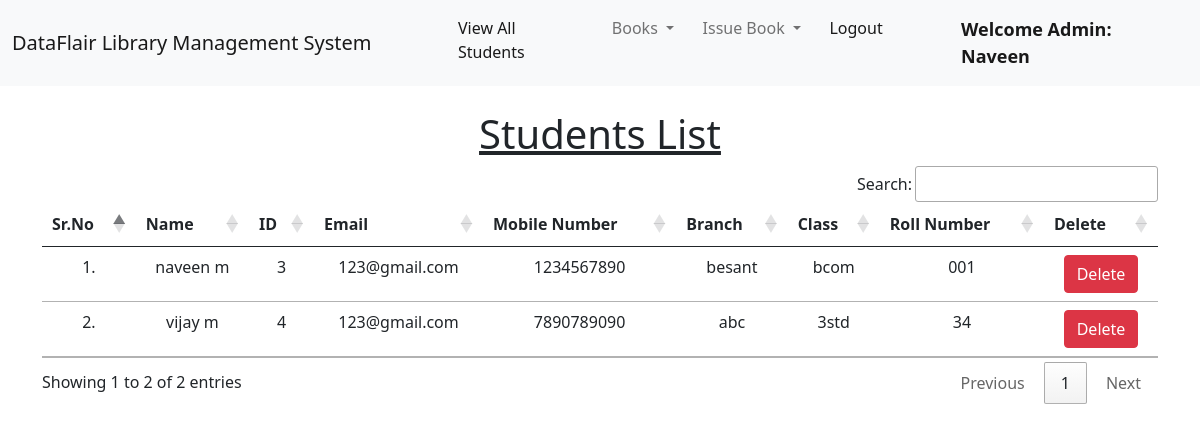
Page /view_students/ (signed in) on the committed database.
### library/models.py (models this page shows, shortened)
class Student(models.Model):
    user = models.OneToOneField(User, on_delete=models.CASCADE)
    classroom = models.CharField(max_length=10)
    branch = models.CharField(max_length=10)
    roll_no = models.CharField(max_length=3, blank=True)
    phone = models.CharField(max_length=10, blank=True)
    image = models.ImageField(upload_to="", blank=True)

### library/views.py (the view)
# urls.py: path("view_students/", views.view_students, name="view_students"),
@login_required(login_url = '/admin_login')
def view_students(request):
    students = Student.objects.all()
    return render(request, "view_students.html", {'students':students})

### library/templates/view_students.html (shortened to what this page needs)
{% extends 'admin_navbar.html' %}
{% load static %}
{% block body %}
<div class="container mt-4">
    <h1 class="text-center"><u>Students List</u></h1>
    <table class="table table-hover" id="example">
        <thead>
            <tr class="text-center">
                <th>Sr.No</th>
                <th>Name</th>
                <th>ID</th>
                <th>Email</th>
                <th>Mobile Number</th>
                <th>Branch</th>
                <th>Class</th>
                <th>Roll Number</th>
                <th>Delete</th>
            </tr>
        </thead>
        <tbody>
            {% for student in students %}
            <tr class="text-center">
                <td>{{forloop.counter}}.</td>
                <td>{{student.user.get_full_name}}</td>
                <td>{{student.user.id}}</td>
                <td>{{student.user.email}}</td>
                <td>{{student.phone}}</td>
                <td>{{student.branch}}</td>
                <td>{{student.classroom}}</td>
                <td>{{student.roll_no}}</td>
                <td><a href="/delete_student/{{student.id}}/" class="btn btn-danger" onclick="return confirm('Are you sure you want to delete this student?')">Delete</a></td>
            </tr>
            {% endfor %}
        </tbody>
    </table>
    </div>
{% endblock %}

### library/templates/admin_navbar.html (shortened to what this page needs)
<!doctype html>
<html lang="en">
  <head>
    <link href="https://cdn.jsdelivr.net/npm/bootstrap@5.1.0/dist/css/bootstrap.min.css" rel="stylesheet">
    <link rel="stylesheet" href="https://cdn.datatables.net/1.10.25/css/jquery.dataTables.min.css">
    <link rel="stylesheet" href="https://cdn.datatables.net/buttons/1.7.1/css/buttons.dataTables.min.css">
  </head>
  <body>
    <nav class="navbar navbar-expand-lg navbar-light bg-light">
        <div class="container-fluid">
          <a class="navbar-brand" href="#">DataFlair Library Management System</a>
          <div class="collapse navbar-collapse" id="navbarSupportedContent">
            <ul class="navbar-nav me-auto mb-2 mb-lg-0">
              <li class="nav-item">
                <a class="nav-link active" aria-current="page" href="/view_students/">View All Students</a>
              </li>
              <li class="nav-item dropdown">
                <a class="nav-link dropdown-toggle" href="#" id="navbarDropdown" role="button" data-bs-toggle="dropdown" aria-expanded="false">
                  Books
                </a>
              </li>
              <li class="nav-item dropdown">
                <a class="nav-link dropdown-toggle" href="#" id="navbarDropdown" role="button" data-bs-toggle="dropdown" aria-expanded="false">
                  Issue Book
                </a>
              </li>
              <li class="nav-item">
                <a class="nav-link active" aria-current="page" href="/logout/">Logout</a>
              </li>
              <li class="nav-item">
                <a style="font-weight:600; font-family:'Segoe UI', Tahoma, Geneva, Verdana, sans-serif; font-size: large;" class="nav-link active" href="#">Welcome Admin: {{request.user}}</a>
              </li>
            </ul>
          </div>
        </div>
      </nav>
      {% block body %}
      {% endblock %}
  </body>
</html>

### rows in the picture
Student: user.get_full_name "naveen m", user.id "3", user.email "123@gmail.com", phone "1234567890", branch "besant", classroom "bcom", roll_no "001"
Student: user.get_full_name "vijay m", user.id "4", user.email "123@gmail.com", phone "7890789090", branch "abc", classroom "3std", roll_no "34"

### other values in the picture
{{ request.user }} "Naveen"
